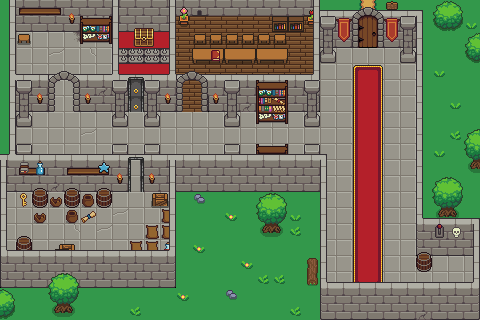

A 2D game scene composited from a Tiled map and its tileset images. What follows is a short description and the map's XML, with each tile layer's data collapsed to a summary:
An orthogonal 30x20 tile map with 16x16 px tiles, 14 tile layers (Ground, Wall Base, Objects, ExitClosed, ...), 1 hidden layer not drawn, 3 tilesets and 61 objects (Rectangle, chestRoomDoor, chestRoomSpikes, exitDoor, 1,T, ...).

<map version="1.10" tiledversion="1.11.2" orientation="orthogonal" renderorder="right-down" width="30" height="20" tilewidth="16" tileheight="16" infinite="0" nextlayerid="28" nextobjectid="144">
 <tileset firstgid="1" source="dungeons_demo.tsx" />
 <tileset firstgid="113" source="House.tsx" />
 <tileset firstgid="223" source="TilesetForest.tsx" />
 <layer id="1" name="Ground" width="30" height="20">
  <data>[600 cells, 517 non-empty, 16 distinct tile ids]</data>
 </layer>
 <layer id="13" name="Wall Base" width="30" height="20">
  <data>[600 cells, 55 non-empty, 9 distinct tile ids]</data>
 </layer>
 <layer id="2" name="Objects" width="30" height="20">
  <data>[600 cells, 169 non-empty, 72 distinct tile ids]</data>
 </layer>
 <layer id="20" name="ExitClosed" width="30" height="20">
  <data>[600 cells, 4 non-empty, 4 distinct tile ids]</data>
 </layer>
 <layer id="19" name="ChestDoorClosed" width="30" height="20">
  <data>[600 cells, 2 non-empty, 1 distinct tile ids]</data>
 </layer>
 <layer id="22" name="Spikes" width="30" height="20">
  <data>[600 cells, 5 non-empty, 2 distinct tile ids]</data>
 </layer>
 <layer id="27" name="LONGBOI" width="30" height="20" visible="0">
  <data>[600 cells, 2 non-empty, 2 distinct tile ids]</data>
 </layer>
 <objectgroup id="7" name="Entities" />
 <layer id="18" name="Key" width="30" height="20">
  <data>[600 cells, 1 non-empty, 1 distinct tile ids]</data>
 </layer>
 <layer id="4" name="Objects 2" width="30" height="20">
  <data>[600 cells, 32 non-empty, 19 distinct tile ids]</data>
 </layer>
 <layer id="25" name="Potion" width="30" height="20">
  <data>[600 cells, 1 non-empty, 1 distinct tile ids]</data>
 </layer>
 <layer id="23" name="Switch" width="30" height="20">
  <data>[600 cells, 1 non-empty, 1 distinct tile ids]</data>
 </layer>
 <layer id="24" name="Scroll" width="30" height="20">
  <data>[600 cells, 1 non-empty, 1 distinct tile ids]</data>
 </layer>
 <layer id="12" name="Wall" width="30" height="20">
  <data>[600 cells, 180 non-empty, 19 distinct tile ids]</data>
 </layer>
 <layer id="14" name="Shelf" width="30" height="20">
  <data>[600 cells, 5 non-empty, 3 distinct tile ids]</data>
 </layer>
 <layer id="6" name="Objects 3" width="30" height="20">
  <data>[600 cells, 37 non-empty, 16 distinct tile ids]</data>
 </layer>
 <objectgroup color="#ff0000" id="9" name="Collision">
  <object id="3" x="16" y="87.75" width="36.8864" height="23.1875" />
  <object id="6" x="75.1136" y="87.625" width="51.4071" height="23.3125" />
  <object id="7" x="80.5" y="28.125" width="32" height="16" />
  <object id="9" x="112.333" y="0.333333" width="5.66667" height="97.875" />
  <object id="13" x="169.545" y="0" width="6.18182" height="97.4091" />
  <object id="15" x="145.818" y="111.636" width="14.1818" height="14.9091" />
  <object id="17" x="111.636" y="111.841" width="14.3636" height="14.8864" />
  <object id="18" x="15.8182" y="111.545" width="16.0909" height="15.9091" />
  <object id="19" x="223.636" y="111.909" width="15.8182" height="14.7273" />
  <object id="20" x="256.455" y="111.909" width="30.7272" height="12.0909" />
  <object id="21" x="203.182" y="88.5" width="115.863" height="23.75" />
  <object id="22" x="145.185" y="88" width="35.4743" height="23.25" />
  <object id="24" x="145.977" y="164.25" width="180.023" height="27" />
  <object id="25" x="320" y="176" width="5.66667" height="128.5" />
  <object id="26" x="320.5" y="296" width="159.75" height="24.75" />
  <object id="27" x="416.25" y="239.25" width="63.5" height="16.5" />
  <object id="28" x="416" y="255.25" width="15.75" height="16.25" />
  <object id="29" x="415.75" y="10.5" width="7" height="229.25" />
  <object id="30" x="319.063" y="19.0625" width="30.8637" height="29" />
  <object id="72" x="385.609" y="19.267" width="30.8637" height="28.25" />
  <object id="31" x="319" y="46.25" width="17.75" height="17" />
  <object id="32" x="400.75" y="46.25" width="15.25" height="16.5" />
  <object id="33" x="313.25" y="-0.25" width="5.71591" height="96.25" />
  <object id="34" x="112.727" y="16" width="62.7273" height="16.5455" />
  <object id="35" x="33.2727" y="190.909" width="78.5455" height="16.1818" />
  <object id="36" x="64.3636" y="207.091" width="14.9091" height="16" />
  <object id="37" x="162" y="208.727" width="8.72727" height="30.5455" />
  <object id="38" x="152.364" y="193.091" width="22.9091" height="14.5455" />
  <object id="39" x="144.727" y="223.273" width="18.1818" height="16.3636" />
  <object id="41" x="0.727273" y="264.25" width="174.909" height="23.0227" />
  <object id="43" x="59.4545" y="244.364" width="14.7273" height="27.0909" />
  <object id="44" x="32" y="256.909" width="32" height="14.7273" />
  <object id="45" x="113.273" y="257.636" width="61.6363" height="13.2727" />
  <object id="46" x="7.09091" y="240" width="25.0909" height="33.4545" />
  <object id="47" x="0.727273" y="174.955" width="5.45455" height="95.7727" />
  <object id="51" x="10.2045" y="0.181818" width="4.73864" height="175.636" />
  <object id="52" x="16" y="16.1818" width="96" height="15.5341" />
  <object id="53" x="176" y="0.181818" width="137.455" height="15.4545" />
  <object id="54" x="193.545" y="46.7273" width="93.1818" height="15.1818" />
  <object id="55" x="272.545" y="16.3636" width="31.2727" height="15.4545" />
  <object id="56" x="303.455" y="16.1818" width="12.1818" height="8.72727" />
  <object id="57" x="175.273" y="15.2727" width="14.1818" height="9.36364" />
  <object id="58" x="0" y="163.682" width="126.182" height="27.9545" />
  <object id="62" type="Rectangle" x="470.5" y="216" width="8.5" height="104" />
  <object id="67" x="33.2727" y="206.182" width="14.7273" height="16.9091" />
  <object id="68" x="256.364" y="161.455" width="31.6364" height="14.3636" />
  <object id="124" x="304.693" y="112.136" width="14.3637" height="14.7273" />
  <object id="125" name="chestRoomDoor" x="127.596" y="79.375" width="15.141" height="33.25" />
  <object id="126" x="171" y="206.125" width="4.375" height="57.5" />
  <object id="128" name="chestRoomSpikes" x="116.263" y="48.7083" width="56.4743" height="17.5833" />
  <object id="129" name="exitDoor" x="350.763" y="28.2083" width="33.4743" height="18.75" />
  <object id="140" x="136.091" y="29.5454" width="16.1818" height="12.5455" />
 </objectgroup>
 <objectgroup color="#0000ff" id="21" name="Triggers">
  <object id="131" name="1,T" x="12.3637" y="191.636" width="19.4545" height="20.7272" />
  <object id="132" name="2,T" x="84.3864" y="208.364" width="7.82962" height="16.6023" />
  <object id="134" name="3,I" x="432.083" y="255.564" width="16.25" height="16.25" />
  <object id="135" name="4,I" x="193.5" y="14.5" width="13" height="14.5" />
  <object id="136" name="5,I" x="127.875" y="31" width="32" height="23.5568" />
  <object id="137" name="6,I" x="126.5" y="110.25" width="18.5" height="18.5" />
  <object id="139" name="7,I" x="346.25" y="46" width="42.5" height="17.4545" />
  <object id="141" name="0,T" x="347.114" y="4.7273" width="42.5" height="17.4545" />
  <object id="143" name="8,T" x="161.375" y="239.938" width="8.75" height="17.5625" />
 </objectgroup>
</map>
